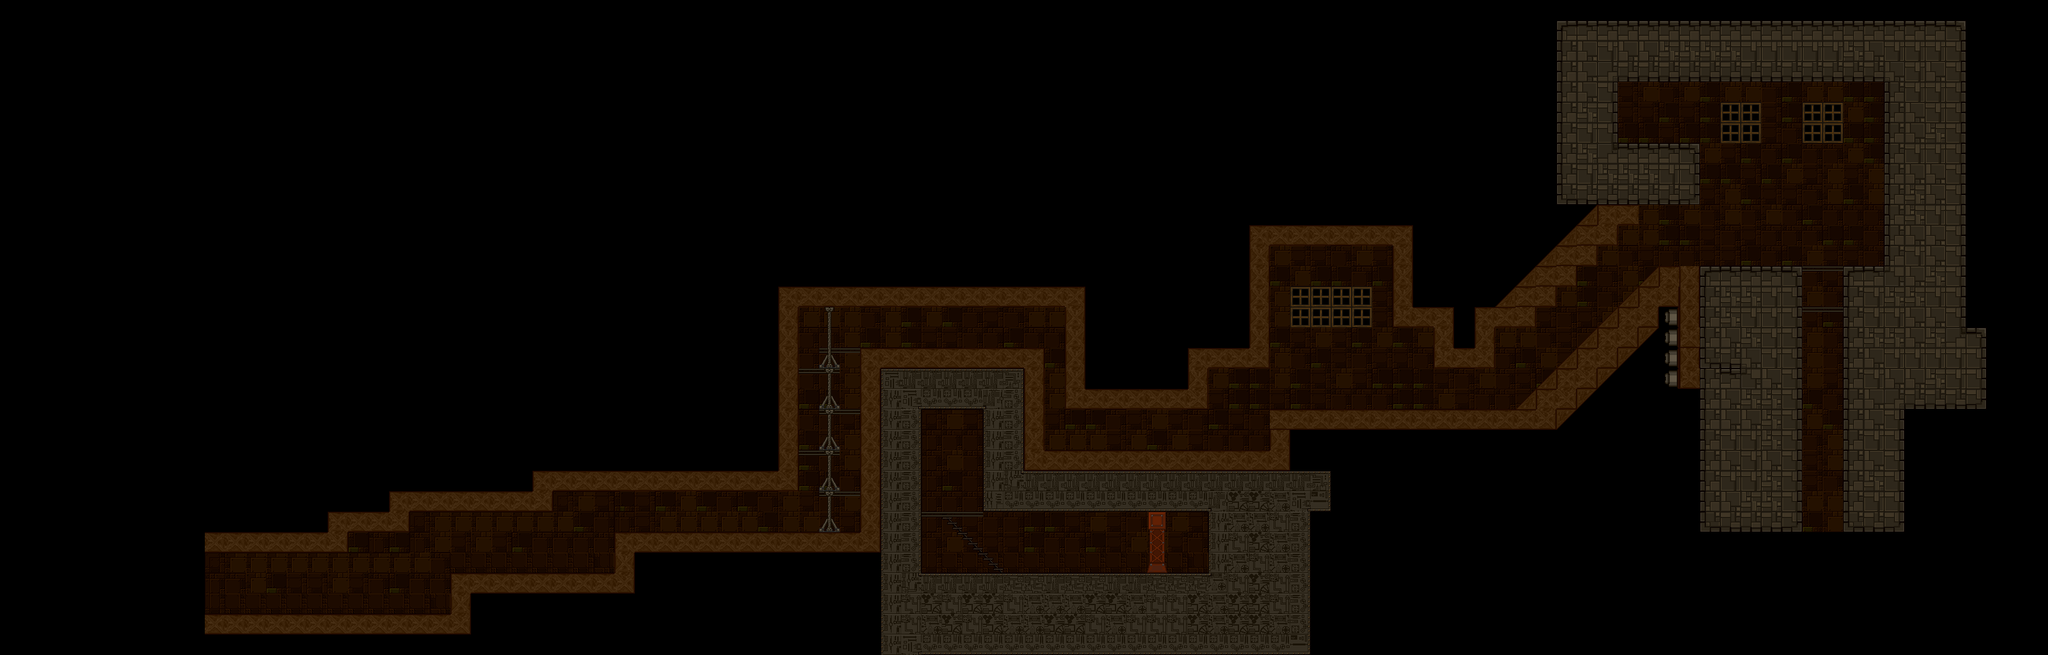

This is a level from a 2D game, rendered from its Tiled map with the project's own tilesets. A one-line summary and the map file follow, with tile-layer data summarised:
An orthogonal 100x32 tile map with 32x32 px tiles, 5 tile layers (Background1, Background2, Background3, Foreground1, ...), 2 tilesets and 13 objects.

<map version="1.0" tiledversion="1.1.4" orientation="orthogonal" renderorder="right-down" width="100" height="32" tilewidth="32" tileheight="32" infinite="0" nextobjectid="25">
 <properties>
  <property name="unity:scale" value="0.03125" />
 </properties>
 <tileset firstgid="1" source="../../Tilesets/Example.tsx" />
 <tileset firstgid="31" source="../../Tilesets/lab.tsx" />
 <layer name="Background1" width="100" height="32">
  <properties>
   <property name="unity:sortingOrder" type="int" value="-5" />
  </properties>
  <data>[3200 cells, 1 non-empty, 1 distinct tile ids]</data>
 </layer>
 <layer name="Background2" width="100" height="32">
  <properties>
   <property name="unity:sortingOrder" type="int" value="-4" />
  </properties>
  <data>[3200 cells, 0 non-empty, 0 distinct tile ids]</data>
 </layer>
 <layer name="Background3" width="100" height="32">
  <properties>
   <property name="unity:sortingOrder" type="int" value="-3" />
  </properties>
  <data>[3200 cells, 569 non-empty, 31 distinct tile ids]</data>
 </layer>
 <layer name="Foreground1" width="100" height="32">
  <properties>
   <property name="unity:sortingOrder" type="int" value="3" />
  </properties>
  <data>[3200 cells, 644 non-empty, 51 distinct tile ids]</data>
 </layer>
 <layer name="Foreground2" width="100" height="32">
  <properties>
   <property name="unity:sortingOrder" type="int" value="4" />
  </properties>
  <data>[3200 cells, 92 non-empty, 12 distinct tile ids]</data>
 </layer>
 <objectgroup name="walls">
  <properties>
   <property name="unity:layer" value="Obstacle" />
  </properties>
  <object id="12" x="960" y="768">
   <polyline points="0,64 384,64 384,-224 672,-224 672,-64 1024,-64 1024,-128 1408,-128 1632,-352 1856,-352 1856,-96 1760,-96 1632,-256 1472,-96 1088,-32 1088,32 576,32 576,-128 480,-128 480,160 0,160 0,64" />
  </object>
  <object id="13" x="960" y="768">
   <polyline points="0,0 288,0 288,-288 704,-288 704,-128 928,-128 928,-192 1024,-192 1024,-384 1216,-384 1216,-256 1280,-256 1280,-192 1376,-192 1376,-256 1440,-256 1440,-288 1472,-288 1472,-320 1504,-320 1504,-352 1536,-352 1536,-384 1568,-384 1568,-416 1600,-416 1600,-448 1696,-448 1696,-512 1696,-512 1696,-544 1568,-544 1568,-640 1984,-640 1984,-352 1920,-352 1920,-128 2016,-128" />
  </object>
  <object id="20" x="1632" y="800">
   <polyline points="-96,-160 -192,-160 -192,96 256,96 256,0 -96,0" />
  </object>
  <object id="24" x="960" y="768">
   <polyline points="0,0 -96,0 -96,32 -320,32 -320,64 -416,64 -416,96 -640,96 -640,192 -256,192 -256,128 0,128 0,64" />
  </object>
 </objectgroup>
 <objectgroup name="JumpThru">
  <properties>
   <property name="unity:layer" value="Obstacle" />
   <property name="unity:tag" value="JumpThru" />
  </properties>
  <object id="14" x="2880" y="416">
   <polyline points="0,0 -64,0" />
  </object>
  <object id="15" x="1344" y="544">
   <polyline points="0,0 -64,0" />
  </object>
  <object id="16" x="1248" y="576">
   <polyline points="0,0 64,0" />
  </object>
  <object id="17" x="1344" y="640">
   <polyline points="0,0 -64,0" />
  </object>
  <object id="18" x="1248" y="704">
   <polyline points="0,0 32,0 64,0" />
  </object>
  <object id="19" x="1344" y="768">
   <polyline points="0,0 -64,0" />
  </object>
  <object id="21" x="2816" y="480">
   <polyline points="0,0 64,0" />
  </object>
  <object id="22" x="1440" y="800">
   <polyline points="0,0 96,0" />
  </object>
  <object id="23" x="1472" y="800">
   <polyline points="0,0 96,96" />
  </object>
 </objectgroup>
</map>
